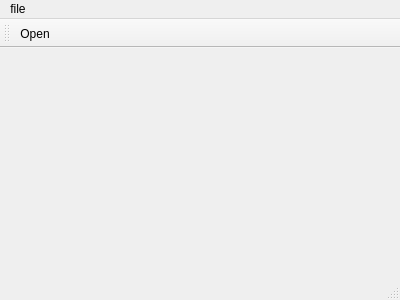
<?xml version="1.0" encoding="UTF-8"?>
<ui version="4.0">
 <class>MainWindow</class>
 <widget class="QMainWindow" name="MainWindow">
  <property name="geometry">
   <rect>
    <x>0</x>
    <y>0</y>
    <width>400</width>
    <height>300</height>
   </rect>
  </property>
  <property name="windowTitle">
   <string>MainWindow</string>
  </property>
  <widget class="QWidget" name="centralWidget"/>
  <widget class="QToolBar" name="mainToolBar">
   <attribute name="toolBarArea">
    <enum>TopToolBarArea</enum>
   </attribute>
   <attribute name="toolBarBreak">
    <bool>false</bool>
   </attribute>
   <addaction name="action_Open"/>
  </widget>
  <widget class="QStatusBar" name="statusBar"/>
  <widget class="QMenuBar" name="menuBar">
   <property name="geometry">
    <rect>
     <x>0</x>
     <y>0</y>
     <width>400</width>
     <height>23</height>
    </rect>
   </property>
   <widget class="QMenu" name="menufile">
    <property name="title">
     <string>file</string>
    </property>
    <addaction name="action_Open"/>
   </widget>
   <addaction name="menufile"/>
  </widget>
  <action name="action_Open">
   <property name="icon">
    <iconset resource="rc.qrc">
     <normaloff>:/img/open.png</normaloff>:/img/open.png</iconset>
   </property>
   <property name="text">
    <string>Open</string>
   </property>
   <property name="statusTip">
    <string>Open a file</string>
   </property>
   <property name="shortcut">
    <string>Ctrl+O</string>
   </property>
  </action>
 </widget>
 <layoutdefault spacing="6" margin="11"/>
 <resources>
  <include location="rc.qrc"/>
 </resources>
 <connections/>
</ui>
